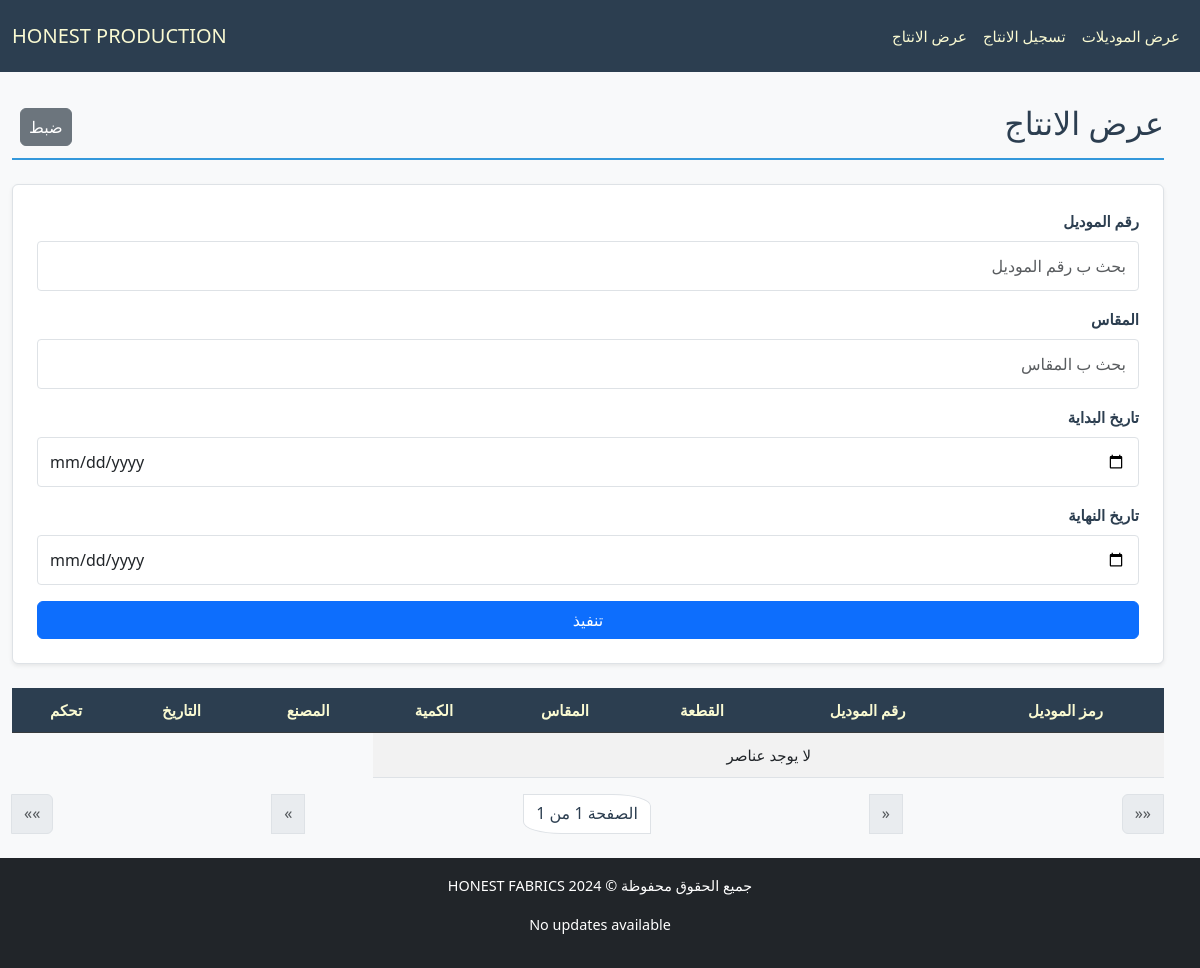
Before: /production/production-list with the older database file.
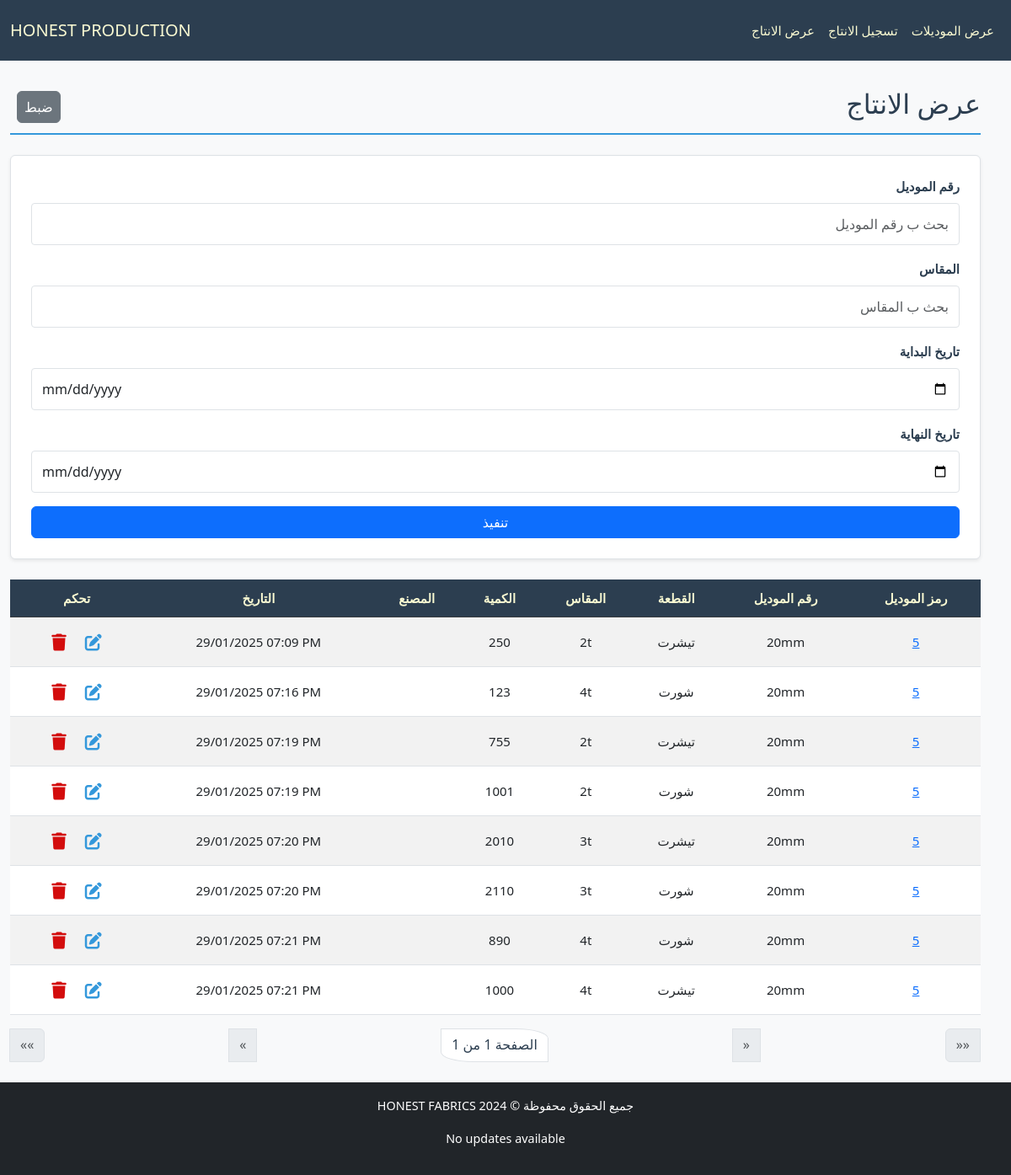
After: the same page with the newer database file.
### production/models.py (models this page shows, shortened)
class ProductionPiece(models.Model):
    piece = models.ForeignKey(Piece, verbose_name="القطعة", on_delete=models.CASCADE, related_name="productions")
    created_at = models.DateTimeField(verbose_name="تاريخ الإنشاء", default=now)
    used_amount = models.IntegerField(verbose_name="الكمية للانتاج", default=0, blank=True)
    factory = models.CharField(max_length=50, verbose_name="المصنع", blank=True)

class Piece(models.Model):
    model = models.ForeignKey(Model, verbose_name="الموديل", on_delete=models.CASCADE, related_name="pieces")
    type = models.CharField(max_length=50, verbose_name="النوع", blank=True)
    size = models.CharField(max_length=50, verbose_name="المقاس", blank=True)
    available_amount = models.IntegerField(verbose_name="الكمية المتبقية", blank=True, default=0)
    used_amount = models.IntegerField(verbose_name="الكمية المستخدمة", default=0, blank=True)
    class Meta:
        ordering = ['size', 'type']

class Model(models.Model):
    id = models.AutoField(primary_key=True, verbose_name="الرمز")
    model_number = models.CharField(max_length=50, verbose_name="رقم الموديل", unique=True)
    created_at = models.DateTimeField(verbose_name="تاريخ الإنشاء", default=now)
    class Meta:
        ordering = ['-created_at']

### production/views.py (the view)
# urls.py: path('production-list', ProductionListingView.as_view(), name='production_list_view'),
class ProductionListingView(ListView):
    template_name = "production/list_production.html"
    model = ProductionPiece
    paginate_by = 30
    filter_fields = ["model_number", "type", "size", "start_date", "end_date"]
    def parse_date(self, date_str):
        try:
            normalized_date = date_str.replace("\\", "/")
            return datetime.strptime(normalized_date, "%Y-%m-%d")
        except (ValueError, AttributeError):
            return None
    def get_queryset(self):
        queryset = super().get_queryset()
        filters = Q()
        model_number = self.request.GET.get("model_number")
        if model_number:
            filters &= Q(piece__model__model_number__icontains=model_number)
        size = self.request.GET.get("size")
        if size:
            filters &= Q(piece__size__icontains=size)
        type = self.request.GET.get("type")
        if type:
            filters &= Q(piece__type__icontains=type)
        start_date = self.parse_date(self.request.GET.get("start_date"))
        end_date = self.parse_date(self.request.GET.get("end_date"))
        if start_date:
            filters &= Q(created_at__gte=start_date)
        if end_date:
            filters &= Q(created_at__lte=end_date)
        return queryset.filter(filters)
    def get_context_data(self, **kwargs):
        context = super().get_context_data(**kwargs)
        context["filter_fields"] = [
            {"field_name": "model_number", "verbose_name": "رقم الموديل", "value": self.request.GET.get("model_number", "")},
            {"field_name": "size", "verbose_name": "المقاس", "value": self.request.GET.get("size", "")},
            {"field_name": "start_date", "verbose_name": "تاريخ البداية", "value": self.request.GET.get("start_date", "")},
            {"field_name": "end_date", "verbose_name": "تاريخ النهاية", "value": self.request.GET.get("end_date", "")},
        ]
        return context

### production/templates/production/list_production.html (shortened to what this page needs)
{% extends "cloth/layout.html" %}
{% load math_filters %}
{% block home_page %}
<a class="navbar-brand" href="{% url 'model_list_view' %}">HONEST PRODUCTION</a>
{% endblock %}
{% block navbar_links_small %}
{% include "production/nav_links.html" %}
{% endblock %}
{% block body %}
    <div class="pt-4 section-title d-flex justify-content-between align-items-center">
        <h2>عرض الانتاج</h2>
        <div class="ps-2">
            <a href="{% url 'production_list_view' %}" class="px-2 btn btn-secondary">ضبط</a>
        </div>
    </div>
    <form method="get" class="filter-form mb-4 p-4 rounded shadow-sm">
        {% for filter_field in filter_fields %}
        <div class="form-group mb-3">
            <label for="filter_{{ forloop.counter }}" class="form-label">{{ filter_field.verbose_name }}</label>
            <input
                type="{% if filter_field.field_name in 'start_date end_date' %}date{% else %}text{% endif %}"
                id="filter_{{ forloop.counter }}"
                name="{{ filter_field.field_name }}"
                placeholder="بحث ب {{ filter_field.verbose_name }}"
                class="form-control"
                value="{{ filter_field.value }}">
        </div>
        {% endfor %}
        <button type="submit" class="btn btn-primary w-100">تنفيذ</button>
    </form>
    <div class="table-responsive">
        <table class="table table-striped table-hover">
            <thead class="table-dark">
                <tr>
                    <th>رمز الموديل</th>
                    <th>رقم الموديل</th>
                    <th>القطعة</th>
                    <th>المقاس</th>
                    <th>الكمية</th>
                    <th>المصنع</th>
                    <th>التاريخ</th>
                    <th>تحكم</th>
                </tr>
            </thead>
            <tbody>
                {% for production_item in object_list %}
                <tr class="clickable-row" data-detail_url="{% url 'model_detail_view' production_item.piece.model.id %}">
                    <td>
                        <a href="{% url 'model_detail_view' production_item.piece.model.id %}">{{ production_item.piece.model.id }}</a>
                    </td>
                    <td>{{ production_item.piece.model.model_number }}</td>
                    <td>{{ production_item.piece.type }}</td>
                    <td>{{ production_item.piece.size }}</td>
                    <td>{{ production_item.used_amount }}</td>
                    <td>{{ production_item.factory }}</td>
                    <td dir="ltr">{{ production_item.created_at|date:"d/m/Y h:i A" }}</td>
                    <td>
                        <a class="px-2 btn" href="{% url 'productionpiece_edit' production_item.id %}">
                            <i class="fa-solid fa-pen-to-square fa-lg" style="color: #3498db;"></i>
                        </a>
                        <a class="px-2 btn" href="{% url 'productionpiece_delete' production_item.id %}">
                            <i class="fa-solid fa-trash fa-lg" style="color: #d30d0d;"></i></a>
                    </td>
                </tr>
                {% empty %}
                <tr>
                    <td colspan="5" class="text-center">لا يوجد عناصر</td>
                </tr>
                {% endfor %}
            </tbody>
        </table>
    </div>
    <nav aria-label="Page navigation">
        <ul class="pagination justify-content-between">
            <li class="page-item {% if not page_obj.has_next %}disabled{% endif %}">
                {% if page_obj.has_next %}
                <a class="page-link" href="?page={{ page_obj.paginator.num_pages }}{% for key, value in request.GET.items %}{% if key != 'page' %}&{{ key }}={{ value|urlencode }}{% endif %}{% endfor %}" aria-label="Last">
                    <span aria-hidden="true">&laquo;&laquo;</span>
                </a>
                {% else %}
                <span class="page-link" aria-disabled="true">
                    <span aria-hidden="true">&laquo;&laquo;</span>
                </span>
                {% endif %}
            </li>
            <li class="page-item {% if not page_obj.has_next %}disabled{% endif %}">
                {% if page_obj.has_next %}
                <a class="page-link" href="?page={{ page_obj.next_page_number }}{% for key, value in request.GET.items %}{% if key != 'page' %}&{{ key }}={{ value|urlencode }}{% endif %}{% endfor %}" aria-label="Next">
                    <span aria-hidden="true">&laquo;</span>
                </a>
                {% else %}
                <span class="page-link" aria-disabled="true">
                    <span aria-hidden="true">&laquo;</span>
                </span>
                {% endif %}
            </li>
            <li class="page-item pagination_page_li">
                <span class="page-link">الصفحة {{ page_obj.number }} من {{ page_obj.paginator.num_pages }}</span>
            </li>
            <li class="page-item {% if not page_obj.has_previous %}disabled{% endif %}">
                {% if page_obj.has_previous %}
                <a class="page-link" href="?page={{ page_obj.previous_page_number }}{% for key, value in request.GET.items %}{% if key != 'page' %}&{{ key }}={{ value|urlencode }}{% endif %}{% endfor %}" aria-label="Previous">
                    <span aria-hidden="true">&raquo;</span>
                </a>
                {% else %}
                <span class="page-link" aria-disabled="true">
                    <span aria-hidden="true">&raquo;</span>
                </span>
                {% endif %}
            </li>
            <li class="page-item {% if not page_obj.has_previous %}disabled{% endif %}">
                {% if page_obj.has_previous %}
                <a class="page-link" href="?page=1{% for key, value in request.GET.items %}{% if key != 'page' %}&{{ key }}={{ value|urlencode }}{% endif %}{% endfor %}" aria-label="First">
                    <span aria-hidden="true">&raquo;&raquo;</span>
                </a>
                {% else %}
                <span class="page-link" aria-disabled="true">
                    <span aria-hidden="true">&raquo;&raquo;</span>
                </span>
                {% endif %}
            </li>
    </ul>
</nav>
{% endblock body %}

### cloth/templates/cloth/layout.html (shortened to what this page needs)
{% load static %}
<!DOCTYPE html>
<html lang="ar" dir="rtl">
<head>
    <link href="https://cdn.jsdelivr.net/npm/bootstrap@5.3.0/dist/css/bootstrap.min.css" rel="stylesheet">
    <link rel="stylesheet" href="https://cdnjs.cloudflare.com/ajax/libs/font-awesome/6.7.1/css/all.min.css" />
    <link rel="stylesheet" href={% static "cloth/styless.css" %}>
</head>
<body>
    <nav id="navbar"  class="navbar bg-body-tertiary fixed-top">
        <div class="container-fluid">
            <div class="d-none d-lg-flex">
                <ul class="navbar-nav me-auto mb-2 mb-lg-0 d-flex flex-row">
                    {% block navbar_links_small %}
                    {% endblock %}
                </ul>
            </div>
            {% block home_page %}
            {% endblock %}
        </div>
    </nav>
    <div class="body-div container">
        {% block body %}{% endblock body %}
    </div>
    <footer class="footer bg-dark text-white text-center py-3">
        <p>جميع الحقوق محفوظة © HONEST FABRICS 2024</p>
        {% if update %}
            <p>Latest update at: {{update}}</p>
        {% else %}
            <p>No updates available</p>
        {% endif %}
    </footer>
</body>
</html>

### production/templates/production/nav_links.html
<li class="p-2 nav-item">
    <a class="nav-link active" aria-current="page" href="{% url 'model_list_view' %}">عرض الموديلات</a>
</li>
<li class="p-2 nav-item">
    <a class="nav-link active" aria-current="page" href="{% url 'production_form' %}">تسجيل الانتاج</a>
</li>
<li class="p-2 nav-item">
    <a class="nav-link active" aria-current="page" href="{% url 'production_list_view' %}">عرض الانتاج</a>
</li>

### cloth/static/cloth/styless.css (style rules this page uses)
:root { --primary-color: #3498db; --light-blue: #3db1ff5e; --secondary-color: #2c3e50; --success-color: #2ecc71; --danger-color: #e74c3c; --warning-color: #f1c40f; --light-bg: #f8f9fa; --dark-bg: #343a40; --light-text: lightgoldenrodyellow; --golden-text: rgb(255, 255, 0); --border-color: #dee2e6; --white-color: #ffffff; }
ul, div { padding: 0; margin: 0; }
body { background-color: var(--light-bg); margin-top: 80px; margin-inline: 0; font-family: 'Segoe UI', Tahoma, Geneva, Verdana, sans-serif; line-height: 1.6; font-size: 16px; }
.body-div { margin: 2%; max-width: 98%; min-height: 81vh; }
#navbar, #navbar-menu-body { background-color: var(--secondary-color) !important; }
#navbar, #navbar a, #navbar-menu-body, #navbar-menu-body a { color: var(--light-text) !important; }
.section-title { color: var(--secondary-color); border-bottom: 2px solid var(--primary-color); padding-bottom: 0.5rem; margin-bottom: 1.5rem; font-weight: bold; }
.table { border-collapse: separate; border-spacing: 0; border-radius: 8px; width: 100%; }
.table th, .table td { text-align: center; vertical-align: middle; padding: 10px; }
.table-striped tbody tr:nth-of-type(odd) { background-color: var(--light-bg); }
.table-dark th { background-color: var(--secondary-color); color: var(--light-text); }
.table-responsive table th, .table-responsive table td { white-space: nowrap; min-width: fit-content; }
.table-responsive table { width: 100%; table-layout: auto; }
.footer { margin-top: 20px; text-align: center; padding: 1rem; font-size: 0.9rem; }
.filter-form { background-color: var(--white-color); border: 1px solid var(--border-color); border-radius: 8px; padding: 1.5rem; box-shadow: 0 4px 6px rgba(0, 0, 0, 0.1); }
.filter-form .form-group { margin-bottom: 1.5rem; }
.filter-form .form-label { display: block; font-weight: bold; color: var(--secondary-color); margin-bottom: 0.5rem; }
.filter-form .form-control { border: 1px solid var(--border-color); border-radius: 4px; padding: 0.75rem; transition: border-color 0.3s ease, box-shadow 0.3s ease; }
.pagination_page_li span { color: var(--secondary-color); border-top-right-radius: 30%; border-bottom-left-radius: 30%; }
@media (max-width: 1200px) { body { font-size: 15px; } }

Changed rows visible on the page:
added ProductionPiece: piece.model.id "5", piece.model.model_number "20mm", piece.type "تيشرت", piece.size "2t", used_amount "250", created_at "29/01/2025 07:09 PM"
added ProductionPiece: piece.model.id "5", piece.model.model_number "20mm", piece.type "شورت", piece.size "4t", used_amount "123", created_at "29/01/2025 07:16 PM"
added ProductionPiece: piece.model.id "5", piece.model.model_number "20mm", piece.type "تيشرت", piece.size "2t", used_amount "755", created_at "29/01/2025 07:19 PM"
added ProductionPiece: piece.model.id "5", piece.model.model_number "20mm", piece.type "شورت", piece.size "2t", used_amount "1001", created_at "29/01/2025 07:19 PM"
added ProductionPiece: piece.model.id "5", piece.model.model_number "20mm", piece.type "تيشرت", piece.size "3t", used_amount "2010", created_at "29/01/2025 07:20 PM"
added ProductionPiece: piece.model.id "5", piece.model.model_number "20mm", piece.type "شورت", piece.size "3t", used_amount "2110", created_at "29/01/2025 07:20 PM"
added ProductionPiece: piece.model.id "5", piece.model.model_number "20mm", piece.type "شورت", piece.size "4t", used_amount "890", created_at "29/01/2025 07:21 PM"
added ProductionPiece: piece.model.id "5", piece.model.model_number "20mm", piece.type "تيشرت", piece.size "4t", used_amount "1000", created_at "29/01/2025 07:21 PM"
Other visible differences:
text no longer shown: "لا يوجد عناصر"
